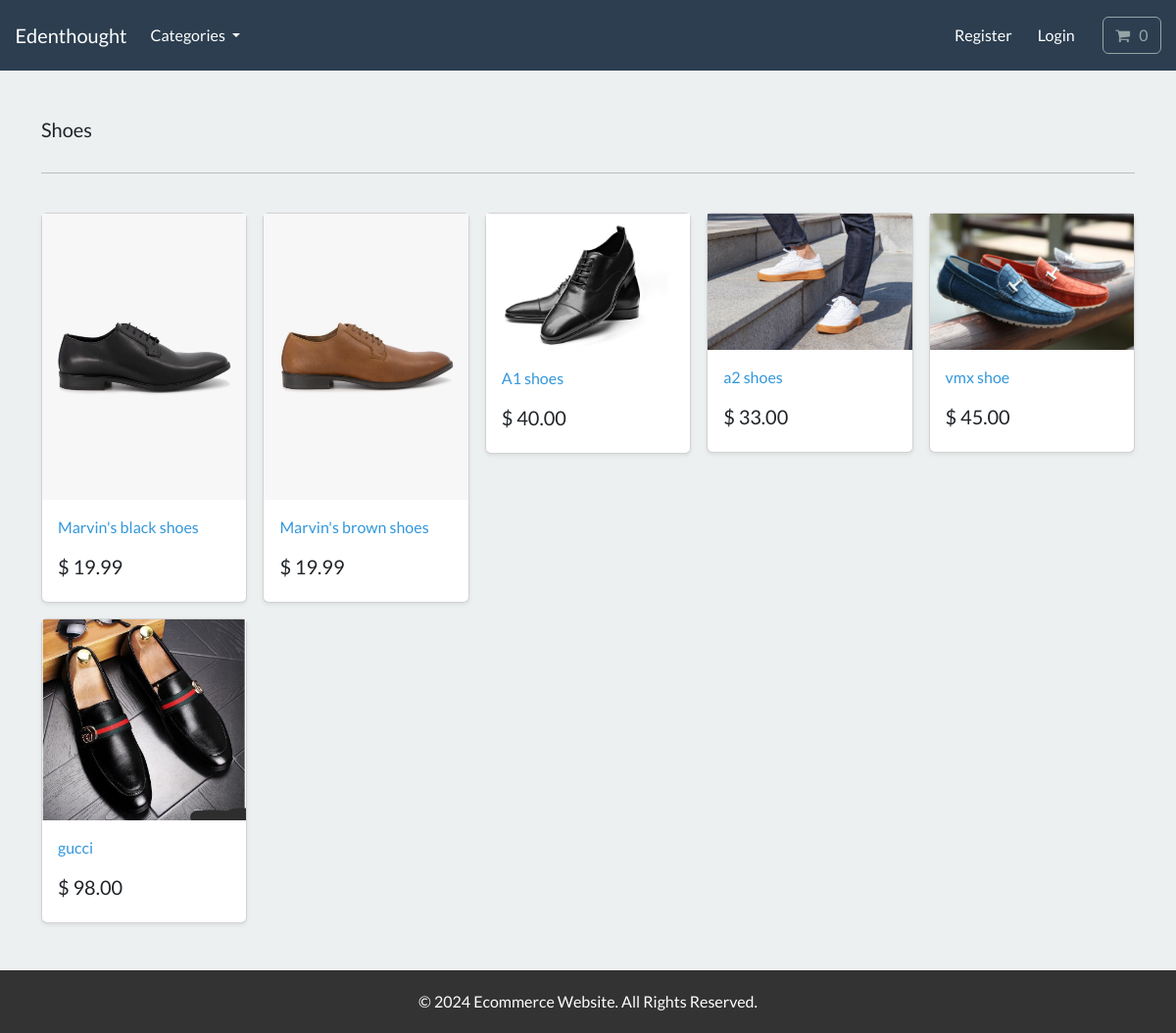
The page /search/shoes/ on the database its author committed.
### store/models.py (models this page shows, shortened)
class Category(models.Model):
    name = models.CharField(max_length=250, db_index=True)
    slug = models.SlugField(max_length=250, unique=True)
    class Meta:
        verbose_name_plural = 'categories'
    def get_absolute_url(self):
        return reverse('list-category', args=[self.slug])

class Product(models.Model):
    category = models.ForeignKey(Category, related_name='product', on_delete=models.CASCADE, null=True)
    title = models.CharField(max_length=250)
    brand = models.CharField(max_length=250, default='un-branded')
    description = models.TextField(blank=True)
    slug = models.SlugField(max_length=255)
    price = models.DecimalField(max_digits=4, decimal_places=2)
    image = models.ImageField(upload_to='images/')
    class Meta:
        verbose_name_plural = 'products'
    def get_absolute_url(self):
        return reverse('product-info', args=[self.slug])

### store/views.py (the view)
# urls.py: path('search/<slug:category_slug>/', views.list_category, name='list-category'),
def list_category(request, category_slug=None):
    category = get_object_or_404(Category, slug=category_slug)
    products = Product.objects.filter(category=category)
    return render(request, 'store/list-category.html', {'category':category, 'products':products})

### cart/cart.py (called while the page is built)
    def __len__(self):
        return sum(item['qty'] for item in self.cart.values())

### cart/context_processors.py (called while the page is built)
def cart(request):
    return {'cart': Cart(request)}

### store/views.py (called while the page is built)
def categories(request):
    all_categories = Category.objects.all()
    return {'all_categories': all_categories}

### store/templates/store/list-category.html
{% extends "./base.html" %}
{% load static %}
{% block content %}
<main>
  <div class="album py-5 bg-light">
    <div class="container">
      <div class="pb-3 h5"> {{category.name | capfirst }} </div>
      <hr>
      <br>
      <div class="row row-cols-1 row-cols-sm-2 row-cols-md-5 g-3">
        {% for product in products %}
        <div class="col">
          <div class="card shadow-sm">
          <img class="img-fluid" alt="Responsive image" src="{{product.image.url}}">
            <div class="card-body">
              <p class="card-text">
                <a class="text-info text-decoration-none" href="{{product.get_absolute_url}}"> {{product.title}} </a>
              </p>
              <div class="d-flex justify-content-between align-items-center">
                <h5> $ {{product.price}} </h5>
              </div>
            </div>
          </div>
        </div>
        {% endfor %}
      </div>
    </div>
  </div>
</main>
{% endblock %}

### rows shown on the page
Category: name "Shoes"
Product: image (picture), title "Marvin's black shoes", price "19.99"
Product: image (picture), title "Marvin's brown shoes", price "19.99"
Product: image (picture), title "A1 shoes", price "40.00"
Product: image (picture), title "a2 shoes", price "33.00"
Product: image (picture), title "vmx shoe", price "45.00"
Product: image (picture), title "gucci", price "98.00"
